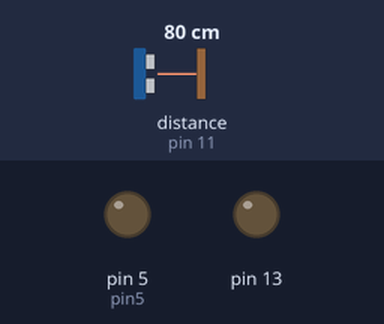
Bench run of a sketch on a simulated Arduino Uno, built with avr-gcc and run on an emulated ATmega328P. On the bench: output pins drawn as LEDs (lit = HIGH). Wiring (inferred from the names in the program): ultrasonic range finder: trigger pin 9; echo pin 11. The inputs (shaded band) are chosen by the test bench; at power-on: distance to the obstacle (sensor on pin 11) 80 cm. The echo pulse lasts 58.3 µs per cm; pins used as bus, display or sensor lines are not drawn.

Above: at 1.2 s.
1.3 s: distance to the obstacle (sensor on pin 11) set to 55 cm
2.8 s: distance to the obstacle (sensor on pin 11) set to 47 cm
At 4.0 s:
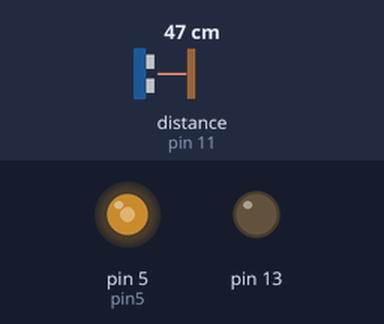
4.3 s: distance to the obstacle (sensor on pin 11) set to 2 cm
At 5.0 s:
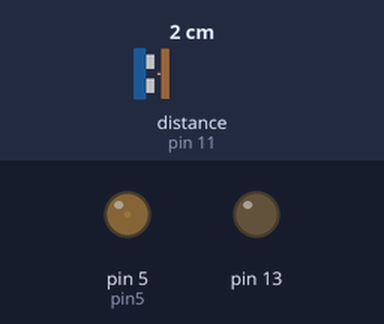
5.8 s: distance to the obstacle (sensor on pin 11) set to 9 cm
At 6.1 s:
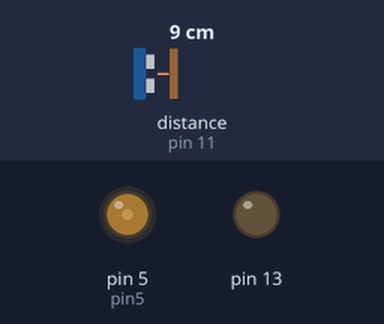
Timing chart, 0 to 8.3 s (numbered marks = the images above; inputs shaded):
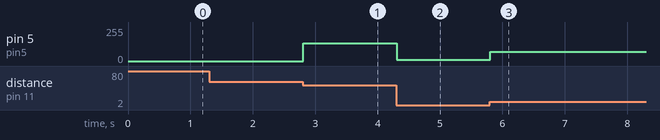

Measured:
- the behaviour switches between 52 and 51 cm on distance to the obstacle (sensor on pin 11) (found by bisection; images 0 and 1)
- after the input at 1.3 s, every drawn part: stays the same
- after the input at 2.8 s, pin 5 (pin5): 0/255 → 135/255 at once
- after the input at 4.3 s, pin 5 (pin5): 135/255 → 8/255 at once
- after the input at 5.8 s, pin 5 (pin5): 8/255 → 68/255 at once

The sketch:

SensorSR04.ino
```cpp
int trigPin = 9;
int echoPin = 11;
int pin5 = 5;
long duration;
int distance;

void setup() {
  // put your setup code here, to run once:
  pinMode(trigPin,OUTPUT);
  pinMode(echoPin,INPUT);
  //Serial.begin(9600);
  pinMode(pin5,OUTPUT);
  pinMode(13,OUTPUT);
}

void loop() {
  // put your main code here, to run repeatedly:
  digitalWrite(trigPin,LOW);
  delayMicroseconds(2);
  digitalWrite(trigPin,HIGH);
  delayMicroseconds(10);
  digitalWrite(trigPin,LOW);

  duration = pulseIn(echoPin,HIGH);
  distance = duration*0.034/2;

  //Serial.print("Distance:");
  //Serial.println(distance);
  if(distance <=50){
    //digitalWrite(pin5,HIGH);
    analogWrite(pin5,distance*255/30);
  }
  else {
    digitalWrite(pin5,LOW);
  }

}
```
